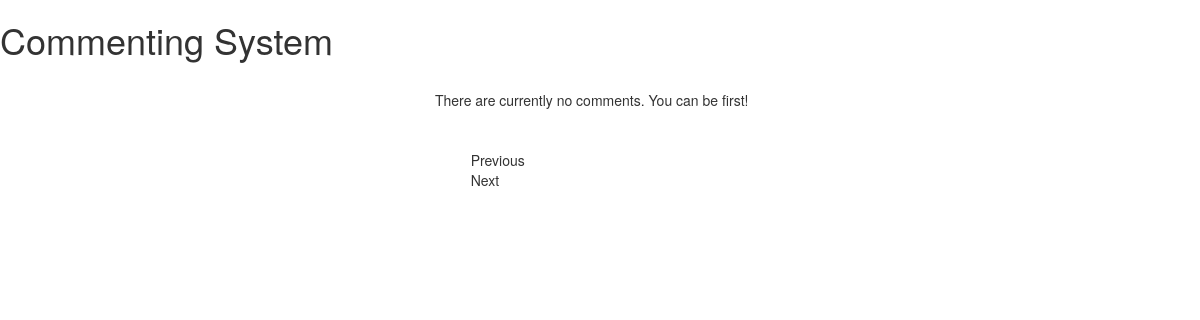
Before: / with the older database file.
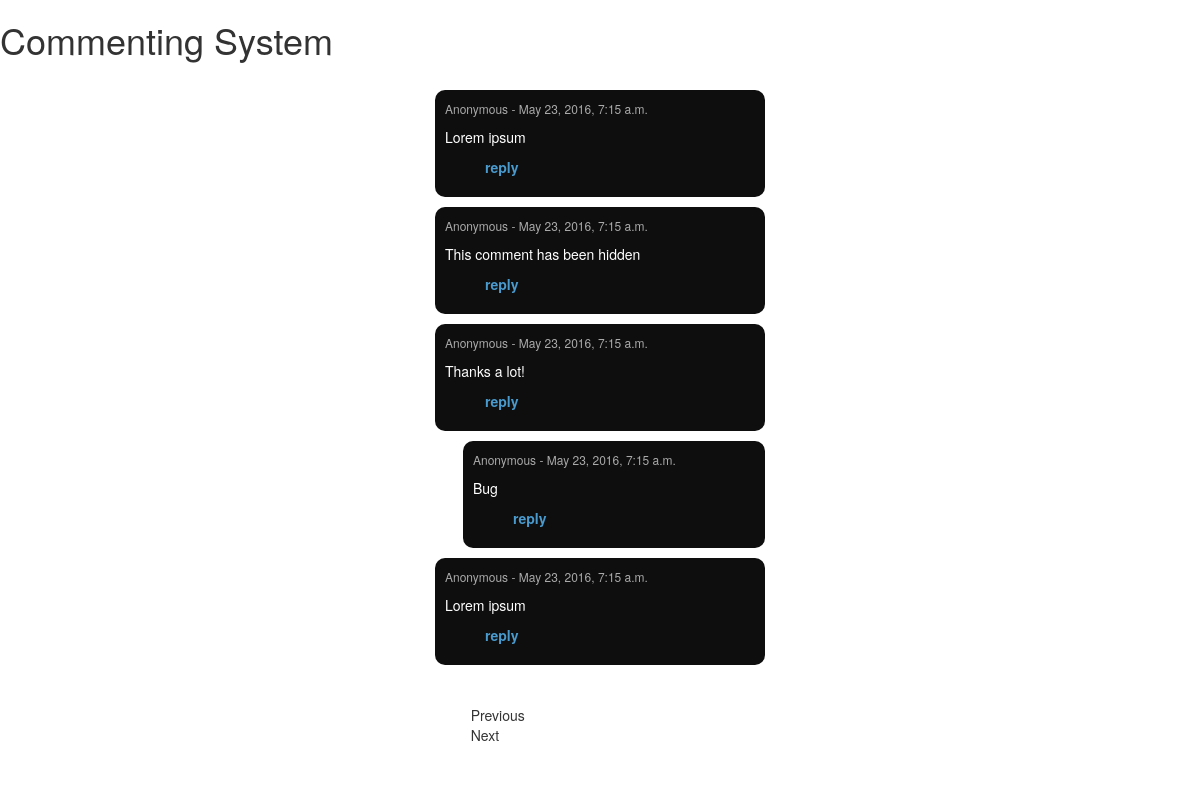
After: the same page with the newer database file.
### comments/models.py (models this page shows, shortened)
class Comment(models.Model):
    content = models.TextField()
    _up_votes = models.IntegerField(default=0)
    _down_votes = models.IntegerField(default=0)
    _lower_bound = models.FloatField(default=0)
    date = models.DateTimeField(auto_now_add=True)
    visible = models.BooleanField(default=True)
    depth = models.PositiveIntegerField(default=0)
    path = models.TextField(null=True)
    parent = models.IntegerField(default=-1)
    @property
    def lower_bound(self):
        return self._lower_bound
    @property
    def up_votes(self):
        return self._up_votes
    @property
    def down_votes(self):
        return self._down_votes

### comments/views.py (the view)
# urls.py: 2. Add a URL to urlpatterns:  url(r'^$', views.home, name='home')
def home(request):
    context = dict()
    request.session['page'] = 1
    comment_tree = sort_comments2(request)
    context['comment_tree'] = comment_tree[:5]
    request.session.set_expiry(0)
    return render(request, 'comments/index.html', context)

### comments/views.py (called while the page is built)
def sort_comments2(request):
    page = request.session['page']
    result = Comment.objects.filter(depth=0).order_by('-_lower_bound')
    r = []
    rec(result, r, page)
    return r

def rec(list, result, page):
    if not list:
        return
    for i, c in enumerate(list):
        result.append(c)
        d = c.depth
        l = Comment.objects.filter(depth=d + 1, parent=c.id).order_by('-_lower_bound')
        rec(l, result, page)
        if c.depth == 0 and len(result) >= page * 5:
            return

### templates/comments/index.html (shortened to what this page needs)
<!DOCTYPE html>
<html lang="en">
<head>
    {% load staticfiles %}
    <link rel='stylesheet' href='https://maxcdn.bootstrapcdn.com/bootstrap/3.3.6/css/bootstrap.min.css'>
    <link rel="stylesheet" href="https://maxcdn.bootstrapcdn.com/bootstrap/3.3.6/css/bootstrap.min.css">
    <link rel="stylesheet" href="{% static 'comments/index.css' %}"/>
</head>
<body>
    <h1>Commenting System</h1>
    <div class="container">
        <ul id="commenters">
            {% for c in comment_tree %}
                <li id="{{ c.id }}" class="c" style="margin-left:{{ c.depth|add:c.depth }}em;">
                    <p class="poster">Anonymous - {{ c.date }}</p>
                    {% if c.visible %}
                        <p>{{ c.content }}</p>
                    {% else %}
                        <p>This comment has been hidden</p>
                    {% endif %}
                    <p><i class="fa fa-plus" aria-hidden="true"></i> <i class="fa fa-minus" aria-hidden="true"></i> <a class="reply">reply</a></p>
                </li>
            {% empty %}
                <li>There are currently no comments. You can be first!</li>
            {% endfor %}
        </ul>
        <div class="container listing">
            <p id="prev">Previous</p>
            <p id="next">Next</p>
        </div>
    </div>
</body>
</html>

### comments/static/comments/index.css (style rules this page uses)
a { font-weight: bold; color: #499bcf; text-decoration: none; }
#commenters { padding-left: 0px; }
#commenters li { list-style-type: none; }
.poster { font-size: 12px; color: #AAAAAA; }
.c { font-size: 14px; background: #0E0E0E; -webkit-border-radius: 10px; -moz-border-radius: 10px; border-radius: 10px; color: #FFFFFF; padding: 10px; margin-bottom: 10px; }
.container { margin: 30px auto; width: 30%; }
.listing { display: inline-block; }
.listing p { width: 30%; margin: 0 30%; display: inline-block; }
.fa { width: 10px; padding: 10px; }

Changed rows visible on the page:
added Comment: date "May 23, 2016, 7:15 a.m.", content "Lorem ipsum"
added Comment: date "May 23, 2016, 7:15 a.m.", visible "This comment has been hidden"
added Comment: date "May 23, 2016, 7:15 a.m.", content "Thanks a lot!"
added Comment: date "May 23, 2016, 7:15 a.m.", content "Bug"
added Comment: date "May 23, 2016, 7:15 a.m.", content "Lorem ipsum"
Other visible differences:
text no longer shown: "There are currently no comments. You can be first!"
